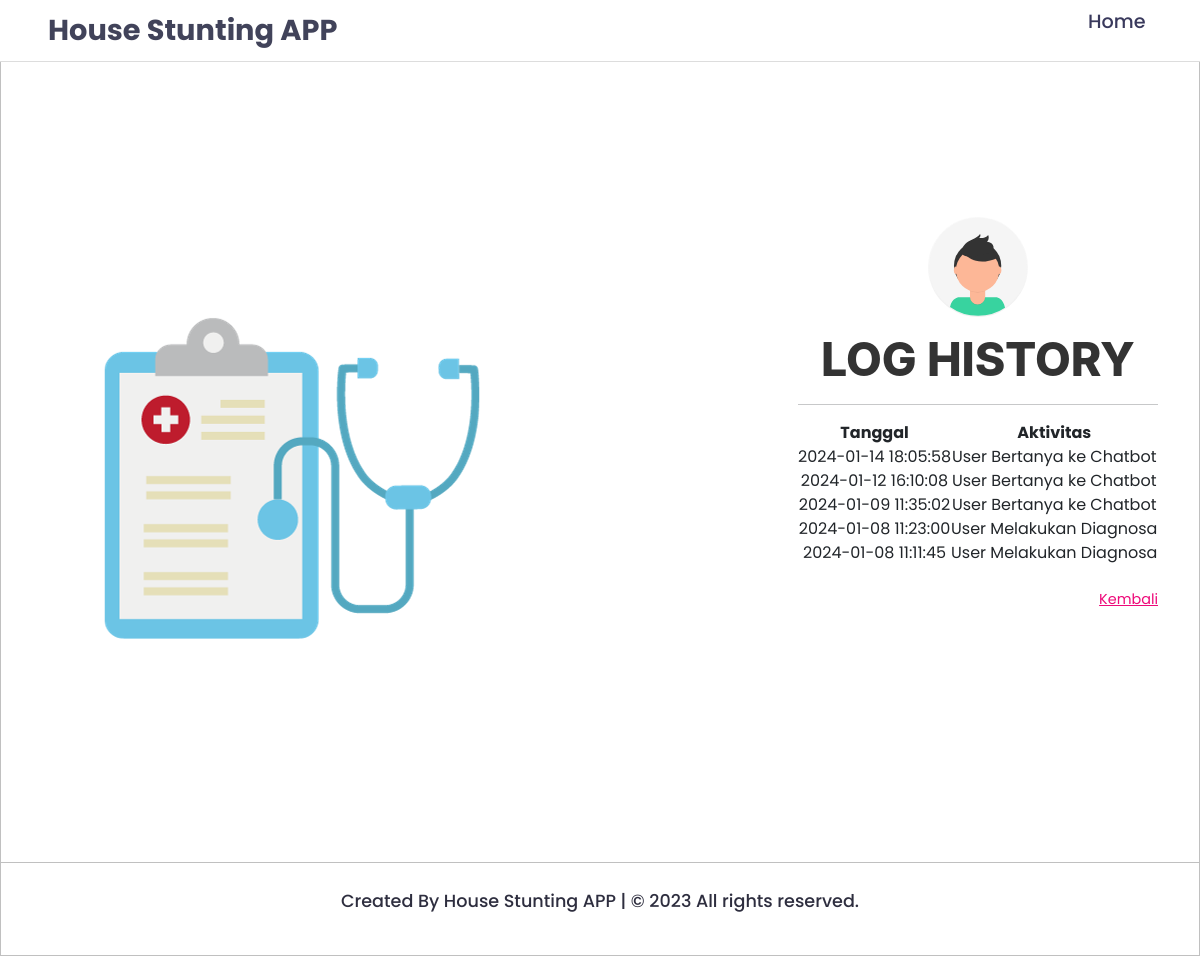
The app's page /log with its own data.
### app.py (models this page shows)
class log_activity(db.Model):
    __tablename__ = 'Log_History'
    id = db.Column(db.Integer, primary_key=True)
    tanggal = db.Column(db.String, nullable=False, default=datetime.datetime.now())
    aktivitas = db.Column(db.String, nullable=False)

### app.py (the view)
@flask_app.route("/log")
def logactivity():
    return render_template('log_activity.html', logaktiv = log_activity.query.order_by(log_activity.tanggal.desc()).limit(5).all())

### templates/log_activity.html (shortened to what this page needs)
<!DOCTYPE html>
<html >
<head>
  <link rel="stylesheet" type="text/css" href="/static/css/style.css">
	<link rel="stylesheet" href="/static/css/stylelanding.css">
    <link rel="stylesheet" href="/static/css/responsive.css">
</head>
<body>
   <div class="header">
      <div class="navbar">
          <div class="logo">
              <a href="#">House Stunting APP</a>
          </div>
          <ul class="menu-items">
              <li><a href="{{ url_for('Home') }}">Home</a></li>
          </ul>
      </div>
  </div>
	<img class="wave" src="#">
	<div class="container">
		<div class="img">
			<img src="/static/img/diagnosa.png">
		</div>
		<div class="login-content">
			<form action="{{ url_for('predict')}}" method="post">
				<img src="/static/img/avatar.svg">
				<h2 class="title">Log History</h2>
            <hr/>
            <table style="height: max-content; width: max-content;">
               <thead>
                  <tr>
                     <th>Tanggal</th>
                     <th>Aktivitas</th>
                  </tr>
               </thead>
               <tbody>
                  {% for aktiv in logaktiv %}
                     <tr>
                        <td>{{ aktiv.tanggal }}</td>
                        <td>{{ aktiv.aktivitas }}</td>
                     </tr>
                  {% endfor %}
               </tbody>
            </table>
               <br>
               <a href="{{ url_for('diagnosa') }}">Kembali</a>
              <br>
              <br>
              <br>
              <br>
            </form>
        </div>
    </div>
    <footer>
      <p>Created By House Stunting APP | &copy; 2023 All rights reserved.</span>
  </footer>
</body>
</html>

### static/css/style.css (style rules this page uses)
* { padding: 0; margin: 0; box-sizing: border-box; }
body { font-family: 'Poppins', sans-serif; overflow: scroll; }
.wave { position: fixed; bottom: 0; left: 0; height: 100%; z-index: -1; }
.container { width: 100vw; height: 100vh; display: grid; grid-template-columns: repeat(2, 1fr); grid-gap :7rem; padding: 0 2rem; }
.img { display: flex; justify-content: flex-end; align-items: center; }
.login-content { display: flex; justify-content: flex-start; align-items: center; text-align: center; }
.img img { width: 500px; }
form { width: 360px; }
.login-content img { height: 100px; }
.login-content h2 { margin: 15px 0; color: #333; text-transform: uppercase; font-size: 2.9rem; }
a { display: block; text-align: right; text-decoration: none; color: #999; font-size: 0.9rem; transition: .3s; }

### static/css/stylelanding.css (style rules this page uses)
* { margin: 0; padding: 0; font-family: 'Poppins', sans-serif; }
html { scroll-behavior: smooth; }
body { position: relative; }
.container { margin: 0 auto; max-width: 1300px; display: -webkit-box; display: -ms-flexbox; display: flex; min-height: 100vh; -ms-flex-wrap: wrap; flex-wrap: wrap; -webkit-box-align: center; -ms-flex-align: center; align-items: center; -webkit-box-pack: justify; -ms-flex-pack: justify; justify-content: space-between; -webkit-box-sizing: border-box; box-sizing: border-box; z-index: 99; }
img { width: 100%; }
.header { height: auto; width: 100%; z-index: 999; background: #fff; border-bottom: 1px solid #ddd; }
.navbar { position: relative; margin: 0 auto; padding: 1.2rem 0; display: -webkit-box; display: -ms-flexbox; display: flex; max-width: 1300px; -webkit-box-pack: justify; -ms-flex-pack: justify; justify-content: space-between; }
.navbar .logo a { color: #41435a; font-size: 1.8rem; font-weight: 700; text-decoration: none; }
.navbar .menu-items { display: -webkit-box; display: -ms-flexbox; display: flex; list-style: none; }
.menu-items li { margin-right: 1.6rem; display: -webkit-box; display: -ms-flexbox; display: flex; -webkit-box-pack: center; -ms-flex-pack: center; justify-content: center; -webkit-box-align: center; -ms-flex-align: center; align-items: center; }
.menu-items li a { color: #39395c; font-size: 1.2rem; font-weight: 500; text-decoration: none; -webkit-transition: color 0.3s ease; -o-transition: color 0.3s ease; transition: color 0.3s ease; }
footer { width: 100%; border-top: 1px solid silver }
footer p { color: #2e2e3f; font-size: 1.1rem; font-weight: 500; text-align: center; padding: 1.6rem 0; }

### records on screen
log_activity: tanggal "2024-01-14 18:05:58", aktivitas "User Bertanya ke Chatbot"
log_activity: tanggal "2024-01-12 16:10:08", aktivitas "User Bertanya ke Chatbot"
log_activity: tanggal "2024-01-09 11:35:02", aktivitas "User Bertanya ke Chatbot"
log_activity: tanggal "2024-01-08 11:23:00", aktivitas "User Melakukan Diagnosa"
log_activity: tanggal "2024-01-08 11:11:45", aktivitas "User Melakukan Diagnosa"
